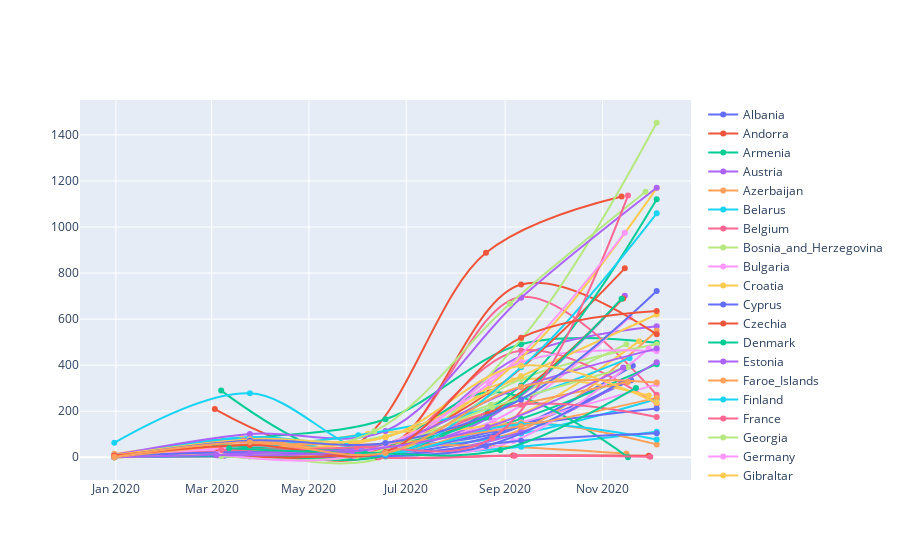

Notebook code cell kept with this figure:
### Code cell
fig = go.Figure()
x = []
y = []

for eu_country in eu_countries_list:
    eu_country_cdf = eu_cdf[eu_cdf["countriesAndTerritories"] == eu_country]
    eu_country_3ma_cdf = eu_country_cdf.set_index("deltaTime_since_start_of_recording").resample("85D").mean()

    eu_3ma_list = eu_country_3ma_cdf.index.tolist()
    date_list = []
    for i in eu_3ma_list:
        date = eu_country_cdf[eu_country_cdf.deltaTime_since_start_of_recording == i]
        date = date["date_reported"].tolist()[0]
        date_list.append(date)
    eu_country_3ma_cdf["date_reported"] = date_list
    

    fig.add_trace(go.Scatter(x = eu_country_3ma_cdf["date_reported"], y = eu_country_3ma_cdf["14d-incidence"], name = eu_country,
                line_shape='spline'))
    y.append(eu_country_cdf["14d-incidence"])
    x.append(eu_country_cdf["date_reported"])
    
fig.show()

### Figure 1 — Plotly figure (JSON) as saved in the notebook; plotly's stock layout.template omitted (floating-point values rounded to 4 significant figures)
{"data": [{"line": {"shape": "spline"}, "name": "Albania", "type": "scatter", "x": ["2020-03-09T00:00:00", "2020-06-02T00:00:00", "2020-08-26T00:00:00", "2020-11-19T00:00:00"], "y": [6.718, 37.92, 103.1, 334.4]}, {"line": {"shape": "spline"}, "name": "Andorra", "type": "scatter", "x": ["2020-03-03T00:00:00", "2020-05-27T00:00:00", "2020-08-20T00:00:00", "2020-11-13T00:00:00"], "y": [209.5, 45.61, 888.0, 1133.0]}, {"line": {"shape": "spline"}, "name": "Armenia", "type": "scatter", "x": ["2019-12-31T00:00:00", "2020-03-25T00:00:00", "2020-06-18T00:00:00", "2020-09-11T00:00:00", "2020-12-05T00:00:00"], "y": [0.6547, 80.99, 164.7, 490.7, 497.1]}, {"line": {"shape": "spline"}, "name": "Austria", "type": "scatter", "x": ["2019-12-31T00:00:00", "2020-03-25T00:00:00", "2020-06-18T00:00:00", "2020-09-11T00:00:00", "2020-12-05T00:00:00"], "y": [3.573, 28.43, 21.26, 440.5, 568.7]}, {"line": {"shape": "spline"}, "name": "Azerbaijan", "type": "scatter", "x": ["2019-12-31T00:00:00", "2020-03-25T00:00:00", "2020-06-18T00:00:00", "2020-09-11T00:00:00", "2020-12-05T00:00:00"], "y": [0.06783, 13.72, 46.55, 118.2, 549.2]}, {"line": {"shape": "spline"}, "name": "Belarus", "type": "scatter", "x": ["2019-12-31T00:00:00", "2020-03-25T00:00:00", "2020-06-18T00:00:00", "2020-09-11T00:00:00", "2020-12-05T00:00:00"], "y": [0.08992, 87.89, 37.95, 102.4, 252.9]}, {"line": {"shape": "spline"}, "name": "Belgium", "type": "scatter", "x": ["2019-12-31T00:00:00", "2020-03-25T00:00:00", "2020-06-18T00:00:00", "2020-09-11T00:00:00", "2020-12-05T00:00:00"], "y": [4.141, 82.82, 38.96, 696.4, 271.2]}, {"line": {"shape": "spline"}, "name": "Bosnia_and_Herzegovina", "type": "scatter", "x": ["2020-03-06T00:00:00", "2020-05-30T00:00:00", "2020-08-23T00:00:00", "2020-11-16T00:00:00"], "y": [15.03, 65.89, 228.0, 491.2]}, {"line": {"shape": "spline"}, "name": "Bulgaria", "type": "scatter", "x": ["2020-03-08T00:00:00", "2020-06-01T00:00:00", "2020-08-25T00:00:00", "2020-11-18T00:00:00"], "y": [6.694, 28.43, 158.9, 607.8]}, {"line": {"shape": "spline"}, "name": "Croatia", "type": "scatter", "x": ["2019-12-31T00:00:00", "2020-03-25T00:00:00", "2020-06-18T00:00:00", "2020-09-11T00:00:00", "2020-12-05T00:00:00"], "y": [0.481, 8.697, 35.17, 430.8, 1169.0]}, {"line": {"shape": "spline"}, "name": "Cyprus", "type": "scatter", "x": ["2020-03-10T00:00:00", "2020-06-03T00:00:00", "2020-08-27T00:00:00", "2020-11-20T00:00:00"], "y": [20.31, 8.263, 97.52, 397.2]}, {"line": {"shape": "spline"}, "name": "Czechia", "type": "scatter", "x": ["2019-12-31T00:00:00", "2020-03-25T00:00:00", "2020-06-18T00:00:00", "2020-09-11T00:00:00", "2020-12-05T00:00:00"], "y": [0.9428, 14.33, 25.94, 750.4, 534.0]}, {"line": {"shape": "spline"}, "name": "Denmark", "type": "scatter", "x": ["2019-12-31T00:00:00", "2020-03-25T00:00:00", "2020-06-18T00:00:00", "2020-09-11T00:00:00", "2020-12-05T00:00:00"], "y": [3.258, 31.33, 15.16, 167.2, 404.3]}, {"line": {"shape": "spline"}, "name": "Estonia", "type": "scatter", "x": ["2019-12-31T00:00:00", "2020-03-25T00:00:00", "2020-06-18T00:00:00", "2020-09-11T00:00:00", "2020-12-05T00:00:00"], "y": [2.978, 21.83, 6.167, 108.3, 412.7]}, {"line": {"shape": "spline"}, "name": "Faroe_Islands", "type": "scatter", "x": ["2020-03-06T00:00:00", "2020-05-30T00:00:00", "2020-08-23T00:00:00", "2020-11-16T00:00:00"], "y": [72.84, 55.61, 48.94, 16.01]}, {"line": {"shape": "spline"}, "name": "Finland", "type": "scatter", "x": ["2019-12-31T00:00:00", "2020-03-25T00:00:00", "2020-06-18T00:00:00", "2020-09-11T00:00:00", "2020-12-05T00:00:00"], "y": [1.218, 19.99, 3.481, 45.71, 110.6]}, {"line": {"shape": "spline"}, "name": "France", "type": "scatter", "x": ["2019-12-31T00:00:00", "2020-03-25T00:00:00", "2020-06-18T00:00:00", "2020-09-11T00:00:00", "2020-12-05T00:00:00"], "y": [2.445, 36.31, 35.6, 463.6, 231.6]}, {"line": {"shape": "spline"}, "name": "Georgia", "type": "scatter", "x": ["2019-12-31T00:00:00", "2020-03-25T00:00:00", "2020-06-18T00:00:00", "2020-09-11T00:00:00", "2020-12-05T00:00:00"], "y": [0.1849, 3.279, 3.083, 512.1, 1453.0]}, {"line": {"shape": "spline"}, "name": "Germany", "type": "scatter", "x": ["2019-12-31T00:00:00", "2020-03-25T00:00:00", "2020-06-18T00:00:00", "2020-09-11T00:00:00", "2020-12-05T00:00:00"], "y": [2.444, 34.65, 12.28, 151.6, 316.6]}, {"line": {"shape": "spline"}, "name": "Gibraltar", "type": "scatter", "x": ["2020-03-20T00:00:00", "2020-06-13T00:00:00", "2020-09-06T00:00:00", "2020-11-30T00:00:00"], "y": [80.6, 48.94, 333.9, 268.4]}, {"line": {"shape": "spline"}, "name": "Greece", "type": "scatter", "x": ["2019-12-31T00:00:00", "2020-03-25T00:00:00", "2020-06-18T00:00:00", "2020-09-11T00:00:00", "2020-12-05T00:00:00"], "y": [0.6708, 4.134, 11.96, 136.6, 211.8]}, {"line": {"shape": "spline"}, "name": "Guernsey", "type": "scatter", "x": ["2020-03-20T00:00:00", "2020-06-13T00:00:00", "2020-09-06T00:00:00", "2020-11-30T00:00:00"], "y": [68.42, 0, 8.03, 6.825]}, {"line": {"shape": "spline"}, "name": "Holy_See", "type": "scatter", "x": ["2020-03-07T00:00:00", "2020-05-31T00:00:00", "2020-08-24T00:00:00", "2020-11-17T00:00:00"], "y": [289.5, 0, 282.9, 0]}, {"line": {"shape": "spline"}, "name": "Hungary", "type": "scatter", "x": ["2020-03-05T00:00:00", "2020-05-29T00:00:00", "2020-08-22T00:00:00", "2020-11-15T00:00:00"], "y": [7.311, 2.006, 172.5, 701.3]}, {"line": {"shape": "spline"}, "name": "Iceland", "type": "scatter", "x": ["2019-12-31T00:00:00", "2020-03-25T00:00:00", "2020-06-18T00:00:00", "2020-09-11T00:00:00", "2020-12-05T00:00:00"], "y": [14.66, 70.99, 14.51, 148.6, 55.83]}, {"line": {"shape": "spline"}, "name": "Ireland", "type": "scatter", "x": ["2019-12-31T00:00:00", "2020-03-25T00:00:00", "2020-06-18T00:00:00", "2020-09-11T00:00:00", "2020-12-05T00:00:00"], "y": [1.595, 83.41, 13.43, 142.8, 77.03]}, {"line": {"shape": "spline"}, "name": "Isle_of_Man", "type": "scatter", "x": ["2020-03-21T00:00:00", "2020-06-14T00:00:00", "2020-09-07T00:00:00", "2020-12-01T00:00:00"], "y": [71.46, 0, 6.12, 2.702]}, {"line": {"shape": "spline"}, "name": "Italy", "type": "scatter", "x": ["2019-12-31T00:00:00", "2020-03-25T00:00:00", "2020-06-18T00:00:00", "2020-09-11T00:00:00", "2020-12-05T00:00:00"], "y": [10.59, 55.34, 10.19, 339.4, 490.4]}, {"line": {"shape": "spline"}, "name": "Jersey", "type": "scatter", "x": ["2020-03-20T00:00:00", "2020-06-13T00:00:00", "2020-09-06T00:00:00", "2020-11-30T00:00:00"], "y": [50.12, 9.604, 70.14, 471.8]}, {"line": {"shape": "spline"}, "name": "Kosovo", "type": "scatter", "x": ["2020-03-14T00:00:00", "2020-06-07T00:00:00", "2020-08-31T00:00:00", "2020-11-24T00:00:00"], "y": [11.4, 102.2, 157.2, 504.3]}, {"line": {"shape": "spline"}, "name": "Latvia", "type": "scatter", "x": ["2020-03-03T00:00:00", "2020-05-27T00:00:00", "2020-08-20T00:00:00", "2020-11-13T00:00:00"], "y": [10.56, 2.522, 49.25, 327.5]}, {"line": {"shape": "spline"}, "name": "Liechtenstein", "type": "scatter", "x": ["2020-03-05T00:00:00", "2020-05-29T00:00:00", "2020-08-22T00:00:00", "2020-11-15T00:00:00"], "y": [37.86, 3.985, 281.1, 820.4]}, {"line": {"shape": "spline"}, "name": "Lithuania", "type": "scatter", "x": ["2019-12-31T00:00:00", "2020-03-25T00:00:00", "2020-06-18T00:00:00", "2020-09-11T00:00:00", "2020-12-05T00:00:00"], "y": [0.3721, 9.937, 7.295, 311.4, 1120.0]}, {"line": {"shape": "spline"}, "name": "Luxembourg", "type": "scatter", "x": ["2019-12-31T00:00:00", "2020-03-25T00:00:00", "2020-06-18T00:00:00", "2020-09-11T00:00:00", "2020-12-05T00:00:00"], "y": [9.43, 101.4, 114.3, 692.2, 1170.0]}, {"line": {"shape": "spline"}, "name": "Malta", "type": "scatter", "x": ["2020-03-07T00:00:00", "2020-05-31T00:00:00", "2020-08-24T00:00:00", "2020-11-17T00:00:00"], "y": [22.83, 24.16, 200.2, 326.5]}, {"line": {"shape": "spline"}, "name": "Moldova", "type": "scatter", "x": ["2020-03-08T00:00:00", "2020-06-01T00:00:00", "2020-08-25T00:00:00", "2020-11-18T00:00:00"], "y": [34.65, 95.59, 216.9, 430.2]}, {"line": {"shape": "spline"}, "name": "Monaco", "type": "scatter", "x": ["2019-12-31T00:00:00", "2020-03-25T00:00:00", "2020-06-18T00:00:00", "2020-09-11T00:00:00", "2020-12-05T00:00:00"], "y": [6.851, 28.52, 37.27, 228.0, 175.0]}, {"line": {"shape": "spline"}, "name": "Montenegro", "type": "scatter", "x": ["2020-03-18T00:00:00", "2020-06-11T00:00:00", "2020-09-04T00:00:00", "2020-11-28T00:00:00"], "y": [8.987, 112.4, 666.5, 1153.0]}, {"line": {"shape": "spline"}, "name": "Netherlands", "type": "scatter", "x": ["2019-12-31T00:00:00", "2020-03-25T00:00:00", "2020-06-18T00:00:00", "2020-09-11T00:00:00", "2020-12-05T00:00:00"], "y": [2.218, 43.84, 23.34, 412.7, 460.7]}, {"line": {"shape": "spline"}, "name": "North_Macedonia", "type": "scatter", "x": ["2019-12-31T00:00:00", "2020-03-25T00:00:00", "2020-06-18T00:00:00", "2020-09-11T00:00:00", "2020-12-05T00:00:00"], "y": [0.4516, 26.43, 88.3, 351.7, 620.1]}, {"line": {"shape": "spline"}, "name": "Norway", "type": "scatter", "x": ["2019-12-31T00:00:00", "2020-03-25T00:00:00", "2020-06-18T00:00:00", "2020-09-11T00:00:00", "2020-12-05T00:00:00"], "y": [4.592, 22.56, 7.41, 71.69, 104.0]}, {"line": {"shape": "spline"}, "name": "Poland", "type": "scatter", "x": ["2020-03-04T00:00:00", "2020-05-28T00:00:00", "2020-08-21T00:00:00", "2020-11-14T00:00:00"], "y": [10.28, 14.99, 186.7, 689.9]}, {"line": {"shape": "spline"}, "name": "Portugal", "type": "scatter", "x": ["2020-03-03T00:00:00", "2020-05-27T00:00:00", "2020-08-20T00:00:00", "2020-11-13T00:00:00"], "y": [55.51, 38.18, 172.7, 688.8]}, {"line": {"shape": "spline"}, "name": "Romania", "type": "scatter", "x": ["2019-12-31T00:00:00", "2020-03-25T00:00:00", "2020-06-18T00:00:00", "2020-09-11T00:00:00", "2020-12-05T00:00:00"], "y": [0.2279, 17.6, 59.18, 305.1, 471.8]}, {"line": {"shape": "spline"}, "name": "Russia", "type": "scatter", "x": ["2019-12-31T00:00:00", "2020-03-25T00:00:00", "2020-06-18T00:00:00", "2020-09-11T00:00:00", "2020-12-05T00:00:00"], "y": [0.02046, 55.23, 58.55, 135.1, 257.9]}, {"line": {"shape": "spline"}, "name": "San_Marino", "type": "scatter", "x": ["2019-12-31T00:00:00", "2020-03-25T00:00:00", "2020-06-18T00:00:00", "2020-09-11T00:00:00", "2020-12-05T00:00:00"], "y": [62.91, 277.6, 11.58, 390.5, 1059.0]}, {"line": {"shape": "spline"}, "name": "Serbia", "type": "scatter", "x": ["2020-03-07T00:00:00", "2020-05-31T00:00:00", "2020-08-24T00:00:00", "2020-11-17T00:00:00"], "y": [31.86, 43.58, 83.97, 1136.0]}, {"line": {"shape": "spline"}, "name": "Slovakia", "type": "scatter", "x": ["2020-03-07T00:00:00", "2020-05-31T00:00:00", "2020-08-24T00:00:00", "2020-11-17T00:00:00"], "y": [5.291, 4.149, 218.3, 391.9]}, {"line": {"shape": "spline"}, "name": "Slovenia", "type": "scatter", "x": ["2020-03-05T00:00:00", "2020-05-29T00:00:00", "2020-08-22T00:00:00", "2020-11-15T00:00:00"], "y": [13.03, 7.04, 320.9, 975.0]}, {"line": {"shape": "spline"}, "name": "Spain", "type": "scatter", "x": ["2019-12-31T00:00:00", "2020-03-25T00:00:00", "2020-06-18T00:00:00", "2020-09-11T00:00:00", "2020-12-05T00:00:00"], "y": [8.311, 78.39, 87.0, 397.4, 236.7]}, {"line": {"shape": "spline"}, "name": "Sweden", "type": "scatter", "x": ["2019-12-31T00:00:00", "2020-03-25T00:00:00", "2020-06-18T00:00:00", "2020-09-11T00:00:00", "2020-12-05T00:00:00"], "y": [2.182, 72.95, 61.7, 251.1, 721.8]}, {"line": {"shape": "spline"}, "name": "Switzerland", "type": "scatter", "x": ["2019-12-31T00:00:00", "2020-03-25T00:00:00", "2020-06-18T00:00:00", "2020-09-11T00:00:00", "2020-12-05T00:00:00"], "y": [7.193, 53.53, 23.23, 519.2, 635.1]}, {"line": {"shape": "spline"}, "name": "Turkey", "type": "scatter", "x": ["2020-03-12T00:00:00", "2020-06-05T00:00:00", "2020-08-29T00:00:00", "2020-11-22T00:00:00"], "y": [38.93, 19.06, 31.27, 300.9]}, {"line": {"shape": "spline"}, "name": "Ukraine", "type": "scatter", "x": ["2020-03-04T00:00:00", "2020-05-28T00:00:00", "2020-08-21T00:00:00", "2020-11-14T00:00:00"], "y": [9.799, 25.31, 131.1, 389.5]}, {"line": {"shape": "spline"}, "name": "United_Kingdom", "type": "scatter", "x": ["2019-12-31T00:00:00", "2020-03-25T00:00:00", "2020-06-18T00:00:00", "2020-09-11T00:00:00", "2020-12-05T00:00:00"], "y": [1.238, 64.82, 18.39, 305.8, 324.6]}], "layout": {}}
